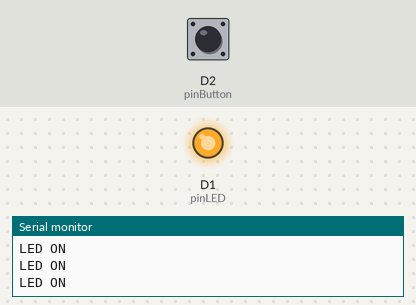
Bench run of a sketch on a simulated ESP8266 (NodeMCU). Shown: output pins drawn as LEDs (lit = HIGH), the last lines printed to the serial monitor. Dashed ring = blinking. The inputs (shaded band) are chosen by the test bench; at power-on: D2 (pinButton) HIGH.

Above: at 1.2 s.
1.3 s: D2 (pinButton) pulled LOW for 0.15 s
At 1.38 s:
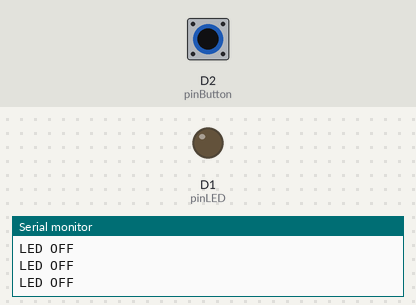
2.9 s: D2 (pinButton) pulled LOW for 1 s
At 5.3 s:
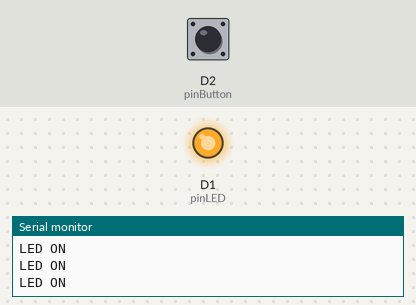
6.9 s: D2 (pinButton) pulsed LOW 2 times (0.12 s each, 0.3 s apart)
At 7.11 s:
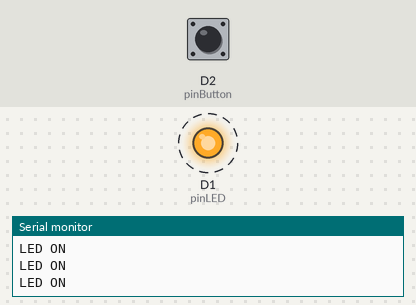
10.5 s: D2 (pinButton) driven LOW
At 11.5 s:
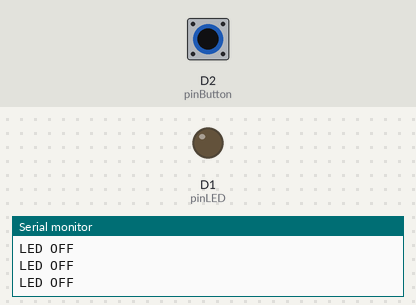
13.5 s: D2 (pinButton) driven HIGH
At 14.9 s:
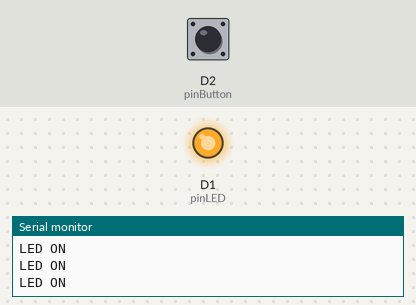
Timing chart, 0 to 16.0 s (numbered marks = the images above; inputs shaded):
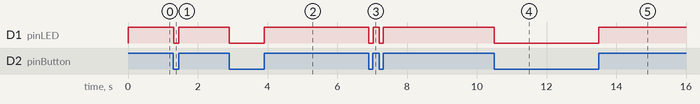

The sketch:

switch_led.ino
```cpp
#define pinLED D1
#define pinButton D2

int buttonState;
int oldButton = 0;
int state = 0;
void setup() {
  Serial.begin(9600);
  pinMode(pinLED, OUTPUT);
  //pinMode(pinButton, INPUT);
  pinMode(pinButton, INPUT_PULLUP);
}

void loop() {
  buttonState = digitalRead(pinButton);
  //Serial.println(buttonState);
  if(!buttonState){
    digitalWrite(pinLED, LOW);
    Serial.println("LED OFF");
  }else{
    digitalWrite(pinLED, HIGH);
    Serial.println("LED ON");
  }
  /*
  if(!buttonState && !oldButton){
    if(state == 0){
        digitalWrite(pinLED, HIGH);
        Serial.println("LED ON");
        state = 1;
      }else{
        digitalWrite(pinLED, LOW);
        Serial.println("LED OFF");
        state = 0;
      }
      oldButton = 1;
    }else if(buttonState && oldButton){
      oldButton = 0;
    }
  }
  */
}
```

Measured:
- after the input at 1.3 s, D1 (pinLED): HIGH → LOW at once, → HIGH 0.15 s later
- after the input at 2.9 s, D1 (pinLED): HIGH → LOW at once, → HIGH 1.0 s later
- after the input at 6.9 s, D1 (pinLED): alternates HIGH for 0.17 s and LOW for 0.12 s, 4 changes in all, then stays HIGH, starting at once
- after the input at 10.5 s, D1 (pinLED): HIGH → LOW at once
- after the input at 13.5 s, D1 (pinLED): LOW → HIGH at once
